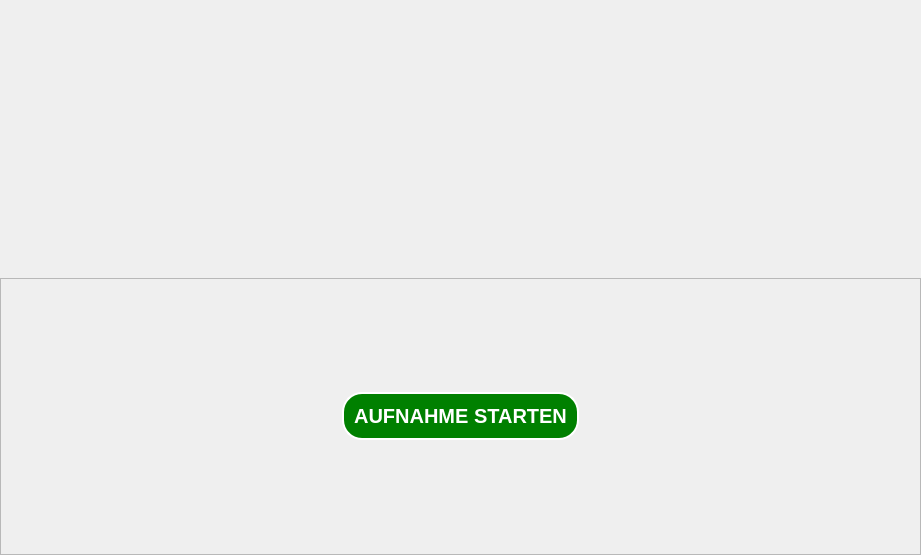
<?xml version="1.0" encoding="UTF-8"?>
<ui version="4.0">
 <class>LfbRegenerationWildlifeImpactDialogBase</class>
 <widget class="QDialog" name="LfbRegenerationWildlifeImpactDialogBase">
  <property name="geometry">
   <rect>
    <x>0</x>
    <y>0</y>
    <width>921</width>
    <height>555</height>
   </rect>
  </property>
  <property name="sizePolicy">
   <sizepolicy hsizetype="MinimumExpanding" vsizetype="Fixed">
    <horstretch>1</horstretch>
    <verstretch>0</verstretch>
   </sizepolicy>
  </property>
  <property name="minimumSize">
   <size>
    <width>600</width>
    <height>100</height>
   </size>
  </property>
  <property name="windowTitle">
   <string>Lfb Regeneration and Wildlife Impact Monitoring</string>
  </property>
  <layout class="QGridLayout" name="gridLayout">
   <property name="leftMargin">
    <number>0</number>
   </property>
   <property name="topMargin">
    <number>0</number>
   </property>
   <property name="rightMargin">
    <number>0</number>
   </property>
   <property name="bottomMargin">
    <number>0</number>
   </property>
   <property name="spacing">
    <number>0</number>
   </property>
   <item row="2" column="0">
    <widget class="QTabWidget" name="lfbTabWidget">
     <property name="sizePolicy">
      <sizepolicy hsizetype="Expanding" vsizetype="MinimumExpanding">
       <horstretch>0</horstretch>
       <verstretch>2</verstretch>
      </sizepolicy>
     </property>
     <property name="minimumSize">
      <size>
       <width>0</width>
       <height>0</height>
      </size>
     </property>
     <property name="font">
      <font>
       <pointsize>15</pointsize>
      </font>
     </property>
     <property name="layoutDirection">
      <enum>Qt::LeftToRight</enum>
     </property>
     <property name="styleSheet">
      <string notr="true">QTabBar{
    alignment: center;
    background-color: #222;
    padding: 0px;
    margin: 0px;
    border: none;
    qproperty-drawBase: 0;
    border-top: 0px;
}
QTabBar::tab {
    background-color: #555;
	border: 1px solid #555;
	width: 32px;
    height: 32px;
    margin: 0px 5px 0 5px;
    border-radius: 10px;
    padding: 3px;
    text-align: center;
 	border-bottom-left-radius: 0px;
    border-bottom-right-radius: 0px;
	border-bottom: none;
}
QTabBar::tab:enabled{
    background-color: #555;
}
QTabBar::tab:selected{
    color: black;
    background-color: #eee;
}
QTabWidget::pane { border: 0; }</string>
     </property>
     <property name="tabPosition">
      <enum>QTabWidget::North</enum>
     </property>
     <property name="currentIndex">
      <number>-1</number>
     </property>
     <property name="iconSize">
      <size>
       <width>32</width>
       <height>32</height>
      </size>
     </property>
     <property name="elideMode">
      <enum>Qt::ElideNone</enum>
     </property>
     <property name="documentMode">
      <bool>true</bool>
     </property>
     <property name="movable">
      <bool>false</bool>
     </property>
    </widget>
   </item>
   <item row="3" column="0">
    <widget class="QScrollArea" name="lfbHomeScreen">
     <property name="sizePolicy">
      <sizepolicy hsizetype="Expanding" vsizetype="MinimumExpanding">
       <horstretch>0</horstretch>
       <verstretch>2</verstretch>
      </sizepolicy>
     </property>
     <property name="styleSheet">
      <string notr="true">margin:0;
padding:0;</string>
     </property>
     <property name="widgetResizable">
      <bool>true</bool>
     </property>
     <widget class="QWidget" name="scrollAreaWidgetContents">
      <property name="geometry">
       <rect>
        <x>0</x>
        <y>0</y>
        <width>919</width>
        <height>274</height>
       </rect>
      </property>
      <property name="sizePolicy">
       <sizepolicy hsizetype="MinimumExpanding" vsizetype="MinimumExpanding">
        <horstretch>0</horstretch>
        <verstretch>0</verstretch>
       </sizepolicy>
      </property>
      <layout class="QVBoxLayout" name="verticalLayout">
       <property name="spacing">
        <number>0</number>
       </property>
       <item>
        <widget class="QWidget" name="lfbHeadline" native="true">
         <property name="sizePolicy">
          <sizepolicy hsizetype="Preferred" vsizetype="Fixed">
           <horstretch>0</horstretch>
           <verstretch>0</verstretch>
          </sizepolicy>
         </property>
         <layout class="QVBoxLayout" name="_2">
          <property name="topMargin">
           <number>0</number>
          </property>
          <property name="bottomMargin">
           <number>10</number>
          </property>
          <item>
           <layout class="QHBoxLayout" name="horizontalLayout">
            <property name="spacing">
             <number>0</number>
            </property>
            <property name="leftMargin">
             <number>0</number>
            </property>
            <property name="topMargin">
             <number>0</number>
            </property>
            <item>
             <spacer name="horizontalSpacer">
              <property name="orientation">
               <enum>Qt::Horizontal</enum>
              </property>
              <property name="sizeHint" stdset="0">
               <size>
                <width>40</width>
                <height>20</height>
               </size>
              </property>
             </spacer>
            </item>
            <item>
             <widget class="QPushButton" name="lfbNewEntry">
              <property name="font">
               <font>
                <pointsize>15</pointsize>
                <weight>75</weight>
                <bold>true</bold>
               </font>
              </property>
              <property name="cursor">
               <cursorShape>PointingHandCursor</cursorShape>
              </property>
              <property name="styleSheet">
               <string notr="true">QPushButton{
	border-radius: 20px;
	border: 2px solid #333;
	color: #555;
	margin: 10px 0px 0px;
	padding: 10px;
}
QPushButton:hover{
	background-color: yellow;
}
QPushButton:enabled{
	border-radius: 20px;
	border: 2px solid #fff;
	background-color: green;
	color: #fff;
}</string>
              </property>
              <property name="text">
               <string>AUFNAHME STARTEN</string>
              </property>
             </widget>
            </item>
            <item>
             <spacer name="horizontalSpacer_3">
              <property name="orientation">
               <enum>Qt::Horizontal</enum>
              </property>
              <property name="sizeHint" stdset="0">
               <size>
                <width>40</width>
                <height>20</height>
               </size>
              </property>
             </spacer>
            </item>
           </layout>
          </item>
         </layout>
        </widget>
       </item>
       <item>
        <layout class="QVBoxLayout" name="lfbHomeInputs">
         <property name="spacing">
          <number>0</number>
         </property>
        </layout>
       </item>
      </layout>
     </widget>
    </widget>
   </item>
   <item row="1" column="0">
    <layout class="QVBoxLayout" name="lfbMain">
     <property name="spacing">
      <number>0</number>
     </property>
     <property name="topMargin">
      <number>0</number>
     </property>
    </layout>
   </item>
  </layout>
 </widget>
 <resources/>
 <connections/>
</ui>
